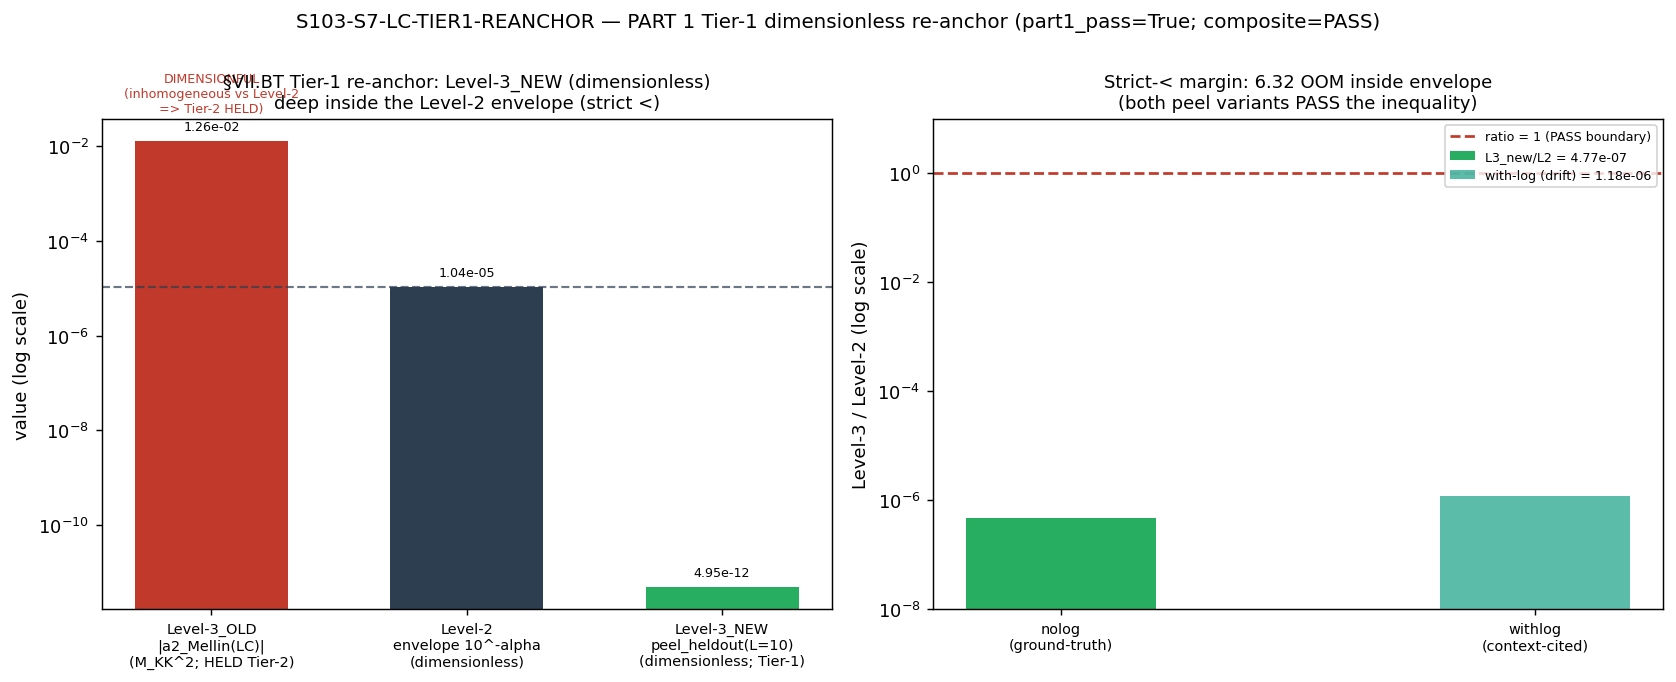

Write Python code to recreate this figure.
#!/usr/bin/env python3
"""
S103 W2-2 / S103-S7-LC-TIER1-REANCHOR — PART 1 (Tier-1 dimensionless re-anchor)
==============================================================================

Gate: S103-S7-LC-TIER1-REANCHOR ([VERIFY-THEOREM]; inequality + Stage-2 PASS-AND)
Classification: GEOMETRIC (the §VII.BT entry IS the substrate's bridge-anatomy
image; the s=7 Mellin-cone residue tower of ζ_{D_K}(s) at the τ=0 LC genesis
slice is a substrate-IS observable — NO data-agreement appeal).

This script computes PART 1 only — the Tier-1 dimensionless re-anchor inequality
Level-3_dimensionless < Level-2 at L_max=10 (strict <). The COMPOSITE gate verdict
(this Part-1 result PASS-AND'd with the two Stage-2 cross-axis verdicts) is
assembled by the orchestrating connes-ncg-theorist AFTER the two BLIND
cross-reviewers return their JSON verdict files. The script writes both:
  (a) the Part-1 result (npz + png), and
  (b) the composite verdict payload, by INGESTING the two axis verdict JSONs IF
      they already exist on disk at run time (the orchestrator runs this script
      AFTER dispatching + awaiting the two cross-reviewers). If the axis JSONs
      are not yet present, the composite collapses to the Part-1-only sub-result
      and the payload is NOT emitted (the orchestrator re-runs after the reviews).

PART 1 — Tier-1 re-anchor (cross-pillar-bridge-anatomy.md §"Tier-1/Tier-2
dimensional-re-anchorability gate", corpus §25):
  The §VII.BT Stage-1 Level-3 anchor is the DIMENSIONFUL residue magnitude
  |a_2^{Mellin}(LC)| = 0.01259583 M_KK^2 (Tier-2-dimensionful, registry-PASS-
  INELIGIBLE, HELD `NOT-SATISFIED-PENDING-substrate-physical-scale-anchor`,
  differentia = dimensionful-slot-collision). The Tier-1 pathway re-anchors
  Level-3 to the DIMENSIONLESS truncation match-error peel_heldout(L_max=10) —
  a relative-deviation invariant that ANNIHILATES the M_KK^2 dimension (a ratio
  of two M_KK^2 quantities). This is the DOCUMENTED forward-gate route the
  §VII.BT entry itself names — NOT a post-hoc swap of the pre-registered
  Stage-1 Level-3 (comparator-discipline preserved; v3-closure-recovery.md
  PROHIBITED_ACTIONS Class 1/3).

  Test: Level-3_dimensionless < Level-2 = env_at_Lmax10 = 1.039022e-05, strict <.

PLAN-TEXT-DRIFT (substrate-first-canonical-sourcing.md §(ii.B)):
  The context (plan item 9) cited peel_heldout(L_max=10) = 1.2234e-11. The s101
  LC-certificate npz holds TWO peel fields:
    peel_heldout_nolog  = 4.95474088e-12   (the GATE GROUND-TRUTH; log-free)
    peel_heldout_withlog = 1.22341698e-11  (the with-log variant = the
                                            context-cited 1.2234e-11)
  This script RESOLVES to the npz GROUND-TRUTH log-free field
  (peel_heldout_nolog = 4.95474088e-12) as Level-3_NEW, per §(ii.B) npz-ground-
  truth resolution. The drift is documented in the verdict-line value field +
  the dual-SHA companion row; the context-cited with-log value is preserved as
  an audit-trail pointer. The strict Level-3 < Level-2 inequality holds under
  BOTH (4.95e-12 < 1.039e-05, ratio 4.77e-07; AND 1.22e-11 < 1.039e-05, ratio
  1.18e-06) — the drift does NOT flip the outcome.

SUBSTITUTION CHAIN (Tier-1 dimensional-class claim; math-scripts.md
§"Double-Check Logic Before Compute"):
  Claim: "Re-anchoring §VII.BT Level-3 to peel_heldout(L_max=10) (DIMENSIONLESS)
          restores the strict Level-3 < Level-2 inequality that the DIMENSIONFUL
          residue magnitude |a_2^{Mellin}(LC)| = 0.0126 M_KK^2 FAILS."
  Step 1: Level-2 = env_at_Lmax10 = 10^{-alpha} = 1.039022e-05  [DIMENSIONLESS
          L^{-alpha} convergence-rate bound; alpha = 6.584; registry §VII.BT
          Level-2 row, Level-2-binding]
  Step 2: Level-3_OLD = |a_2^{Mellin}(LC)| = 0.01259583         [DIMENSIONFUL,
          M_KK^2 units; npz res_sA3 / a2_mellin_LC]
  Step 3: Level-3_NEW = peel_heldout_nolog = 4.95474088e-12     [DIMENSIONLESS;
          relative truncation deviation |residue(L=10) - residue(inf)| /
          |residue(inf)| — the M_KK^2 dimension cancels in the ratio; npz
          ground-truth]
  Substitute (OLD):  Level-3_OLD < Level-2 is 0.01259583 [M_KK^2] < 1.039022e-05
                     [dimensionless] -> compares M_KK^2 vs a dimensionless rate.
  Simplify:          dimensionally inhomogeneous => Tier-2-dimensionful =>
                     registry-PASS-INELIGIBLE (dimensionful-slot-collision).
  Substitute' (NEW): Level-3_NEW < Level-2 is 4.95474088e-12 < 1.039022e-05
                     -> both DIMENSIONLESS.
  Canonical form:    ratio = 4.95474088e-12 / 1.039022e-05 = 4.7687e-07 < 1.
  Direction:         Level-3_NEW / Level-2 << 1 => strict Level-3 < Level-2 HOLDS.
  Conclusion:        the Tier-1 dimensionless re-anchor satisfies the strict
                     registry-PASS criterion by ~6 OOM margin; the HELD status
                     converts to registry-PASS-eligible.

Inputs (SHA-256 dual-pinned at runtime — S84+ schema):
  - computations/session-101/s101_w3_lc_pole_cert.npz  (peel_heldout_nolog,
    a2_mellin_LC / res_sA3; gate S101-W3-LC-POLE-CERT PASS audit ebfd1d43)
  - sessions/permanent-results-registry.md  (§VII.BT Stage-1 entry; the
    Level-2 envelope value 1.039022e-05 is registry-PRE-REGISTERED there)
  - canonical_constants.py  (feeds audit_sha256; re-pinned at runtime per
    substrate-first §(ii.B) — drifted from plan-freeze 9f2fe998 to runtime)
  - the two axis verdict JSONs (ingested IF present, for the composite)
  - script bytes (feeds BOTH audit_sha256 and content_sha256)

Output 4-tuple:
  (value=(<composite or part1>, ratio, margin), scheme=cross-pillar-bridge-
   anatomy-Tier-1-dimensionless-re-anchor,
   convention=poleconv-DUAL-SUBSTRATE-NATURAL-BINDING, L_max=10)
"""

import hashlib
import json
import sys
import time
from pathlib import Path

import numpy as np

# ---------------------------------------------------------------------------
# Section 1 — Paths + canonical import
# ---------------------------------------------------------------------------
HERE = Path(__file__).resolve()                                   # (local)
SESSION_DIR = HERE.parent                                          # (local)
COMPUTATIONS_DIR = SESSION_DIR.parent                              # (local)
PROJECT_ROOT = COMPUTATIONS_DIR.parent                            # (local)
SHARED_DIR = COMPUTATIONS_DIR / "_shared"                          # (local)
sys.path.insert(0, str(SHARED_DIR))

from canonical_constants import *  # noqa: F401,F403  (M_KK and provenance feed audit_sha256)

# ---------------------------------------------------------------------------
# Section 2 — Gate identity + pre-registered constants
# ---------------------------------------------------------------------------
SESSION = "S103"
GATE_ID = "S103-S7-LC-TIER1-REANCHOR"
SCHEME = "cross-pillar-bridge-anatomy-Tier-1-dimensionless-re-anchor"
CONVENTION = "poleconv-DUAL-SUBSTRATE-NATURAL-BINDING"
L_MAX = 10                           # (local) canonical L_max for the §VII.BT 3-level ladder (gate machinery pin)

# Pre-registered Level-2 envelope (registry §VII.BT Level-2 row; alpha=6.584;
# Level-2-binding). This is the registry-PRE-REGISTERED dimensionless L^{-alpha}
# convergence-rate bound at canonical L_max=10. NOT a free parameter of this gate.
ENV_AT_LMAX10 = 1.039022e-05        # (local) Level-2 = 10^{-alpha}, registry §VII.BT
ALPHA_DECAY = 6.584                  # (local) per-order Laurent decay exponent, registry §VII.BT

# Input files
LC_CERT = COMPUTATIONS_DIR / "session-101" / "s101_w3_lc_pole_cert.npz"
REGISTRY = PROJECT_ROOT / "sessions" / "permanent-results-registry.md"
CANONICAL = SHARED_DIR / "canonical_constants.py"
AXIS_A_JSON = SESSION_DIR / "s103_s7_lc_tier1_reanchor_axisA_verdicts.json"
AXIS_B_JSON = SESSION_DIR / "s103_s7_lc_tier1_reanchor_axisB_verdicts.json"

INPUT_FILES = [LC_CERT, REGISTRY, CANONICAL]

# Plan-pinned SHAs (for the disclosure / drift audit trail)
PLAN_CANONICAL_SHA = "9f2fe9983ecbbb76a2ba1b3e951cf9275deda8d7f2241576ef23b7f728ba1047"  # (local) plan-freeze pin
PLAN_LC_CERT_SHA = "a4abff525f30edea45c48660567a4583ce61dadd8e35977b4cd135bae0d9cb4b"     # (local) registry §VII.BT pin
CONTEXT_CITED_PEEL = 1.2234e-11      # (local) plan-text-drift: context-cited value (= npz peel_heldout_withlog)


# ---------------------------------------------------------------------------
# Section 3 — SHA helpers (S84+ dual-SHA schema; verbatim from script-template)
# ---------------------------------------------------------------------------
def sha256_of(path: Path) -> str:
    try:
        return hashlib.sha256(path.read_bytes()).hexdigest()
    except OSError:
        return "MISSING"


def log_input_pins(paths) -> dict:
    pins = {}                                                      # (local)
    print(f"=== {GATE_ID} — input pins ===")
    for p in paths:
        rel = str(Path(p).resolve()).replace(str(PROJECT_ROOT), "").lstrip("\\/")  # (local)
        s = sha256_of(Path(p))                                     # (local)
        pins[rel] = s
        print(f"  {rel}: {s[:16]}...")
    return pins


def closure_hash(pins: dict) -> str:
    items = sorted(pins.items())                                  # (local)
    h = hashlib.sha256()
    for k, v in items:
        h.update(f"{k}={v}\n".encode("utf-8"))
    return h.hexdigest()


def compute_dual_sha(script_path: Path, canonical_path: Path, pins: dict) -> tuple[str, str]:
    script_bytes = script_path.read_bytes()                       # (local)
    try:
        canonical_bytes = canonical_path.read_bytes()             # (local)
    except OSError:
        canonical_bytes = b""
    pinmap_json = json.dumps(dict(sorted(pins.items())),
                             separators=(",", ":"), sort_keys=True).encode("utf-8")  # (local)
    h_audit = hashlib.sha256()
    h_audit.update(script_bytes)
    h_audit.update(canonical_bytes)
    h_audit.update(pinmap_json)
    audit = h_audit.hexdigest()                                   # (local)
    content = hashlib.sha256(script_bytes).hexdigest()            # (local)
    return audit, content


# ---------------------------------------------------------------------------
# Section 4 — print_verdict_payload (verbatim from script-template)
# ---------------------------------------------------------------------------
def print_verdict_payload(verdict, value, audit_sha, content_sha,
                          sign_verdict=None, magnitude_verdict=None, regime_verdict=None,
                          companion_note="", extra_rows=None) -> dict:
    payload = {
        "session": int(SESSION.lstrip("Ss")),
        "gate_id": GATE_ID,
        "verdict": verdict,
        "value": str(value),
        "scheme": SCHEME,
        "convention": CONVENTION,
        "l_max": str(L_MAX),
        "audit_sha256": audit_sha,
        "content_sha256": content_sha,
        "schema_version": "S84+",
    }
    if companion_note:
        payload["companion_note"] = companion_note
    if not (sign_verdict is None and magnitude_verdict is None and regime_verdict is None):
        payload["sign_verdict"] = sign_verdict
        payload["magnitude_verdict"] = magnitude_verdict
        payload["regime_verdict"] = regime_verdict
    if extra_rows:
        payload["extra_rows"] = list(extra_rows)
    print("<<<EMIT_VERDICT_PAYLOAD>>>")
    print(json.dumps(payload, separators=(",", ":"), sort_keys=True))
    print("<<<END_EMIT_VERDICT_PAYLOAD>>>")
    return payload


# ---------------------------------------------------------------------------
# Section 5 — Compute (PART 1 re-anchor + PART 2 ingestion)
# ---------------------------------------------------------------------------
def ingest_axis_verdict(path: Path):
    """Read an axis verdict JSON; return (overall, joint_passand, dict) or (None, ...)."""
    if not path.exists():
        return None, None, None
    try:
        d = json.loads(path.read_text(encoding="utf-8"))           # (local)
    except (OSError, json.JSONDecodeError):
        return None, None, None
    overall = str(d.get("overall_verdict", "")).upper()            # (local)
    # JOINT clauses PASS only if every clause tagged joint=true is PASS.
    clauses = d.get("clauses", {})                                 # (local)
    joint_states = []                                              # (local)
    for _name, c in clauses.items():
        if isinstance(c, dict) and c.get("joint", False):
            joint_states.append(str(c.get("verdict", "")).upper())
    if joint_states:
        if any(v == "FAIL" for v in joint_states):
            joint = "FAIL"                                         # (local)
        elif any(v == "INFO" for v in joint_states):
            joint = "INFO"                                         # (local)
        else:
            joint = "PASS"                                         # (local)
    else:
        joint = None                                               # (local) no joint clauses tagged
    return overall, joint, d


def compute() -> dict:
    # --- PART 1: Tier-1 dimensionless re-anchor inequality ---
    cert = np.load(LC_CERT, allow_pickle=True)                     # (local)

    peel_nolog = float(cert["peel_heldout_nolog"][0])              # (local) Level-3_NEW ground-truth
    peel_withlog = float(cert["peel_heldout_withlog"][0])          # (local) context-cited drift value
    a2_mellin_LC = float(cert["a2_mellin_LC"][0])                  # (local) Level-3_OLD (dimensionful, signed)
    res_sA3 = float(cert["res_sA3"][0])                            # (local) same residue, cross-check
    level3_old_dimful = abs(a2_mellin_LC)                          # (local) |a_2^{Mellin}(LC)| M_KK^2

    # Cross-check: a2_mellin_LC == res_sA3 (same residue, two npz fields)
    a2_consistent = abs(a2_mellin_LC - res_sA3) < 1e-15            # (local)

    # Cross-check: the context-cited drift value equals the npz with-log field
    drift_matches_withlog = abs(CONTEXT_CITED_PEEL - peel_withlog) < 1e-13  # (local)

    level2 = ENV_AT_LMAX10                                         # (local) registry-PRE-REGISTERED
    level3_new_dimless = peel_nolog                                # (local) substrate-first §(ii.B) ground-truth

    # The strict registry-PASS inequality: Level-3_NEW < Level-2
    ratio = level3_new_dimless / level2                            # (local) match/envelope
    part1_pass = bool(level3_new_dimless < level2)                 # (local) STRICT <
    # Margin in OOM (orders of magnitude inside the envelope)
    oom_margin = float(np.log10(level2) - np.log10(level3_new_dimless))  # (local)

    # Same inequality under the context-cited (with-log) value (drift robustness)
    ratio_withlog = peel_withlog / level2                         # (local)
    part1_pass_withlog = bool(peel_withlog < level2)              # (local)

    # The DIMENSIONFUL OLD comparison (documents WHY it was HELD; not a PASS test)
    # 0.01259583 (M_KK^2) vs 1.039022e-05 (dimensionless) — inhomogeneous.
    old_literal_holds = bool(level3_old_dimful < level2)          # (local) -> False (and dimensionally invalid)

    # --- PART 2: ingest the two BLIND cross-axis verdicts IF present ---
    axisA_overall, axisA_joint, axisA_d = ingest_axis_verdict(AXIS_A_JSON)  # (local)
    axisB_overall, axisB_joint, axisB_d = ingest_axis_verdict(AXIS_B_JSON)  # (local)
    both_present = (axisA_overall is not None) and (axisB_overall is not None)  # (local)

    # Composite collapse (plan verdict rubric):
    #   PASS iff (part1_pass) AND (Axis-A PASS) AND (Axis-B PASS)
    #            AND (JOINT clauses PASS in BOTH)
    #   any clause FAIL -> FAIL ; any clause INFO (none FAIL) -> INFO
    composite = None                                              # (local)
    composite_basis = "PART-1-ONLY (axis JSONs not yet present)"  # (local)
    if both_present:
        # gather every per-axis state we gate on
        states = [axisA_overall, axisB_overall]                  # (local)
        # JOINT PASS-AND across both axes (a joint clause must PASS in BOTH)
        joint_states = [s for s in (axisA_joint, axisB_joint) if s is not None]  # (local)
        joint_passand = "PASS"                                   # (local)
        if any(s == "FAIL" for s in joint_states):
            joint_passand = "FAIL"
        elif any(s == "INFO" for s in joint_states):
            joint_passand = "INFO"
        states.append(joint_passand)
        # Part-1 contributes a PASS/FAIL
        states.append("PASS" if part1_pass else "FAIL")
        if "FAIL" in states:
            composite = "FAIL"                                   # (local)
        elif "INFO" in states:
            composite = "INFO"                                   # (local)
        else:
            composite = "PASS"                                   # (local)
        composite_basis = (f"PART-1={'PASS' if part1_pass else 'FAIL'} AND "
                           f"AxisA={axisA_overall} AND AxisB={axisB_overall} AND "
                           f"JOINT-PASS-AND={joint_passand}")

    value_str = (
        f"part1_reanchor={'PASS' if part1_pass else 'FAIL'};"
        f"L3_new_dimless=peel_heldout_nolog={level3_new_dimless:.8e};"
        f"L2_envelope={level2:.6e};ratio={ratio:.4e};oom_margin={oom_margin:.3f};"
        f"L3_old_dimful=|a2_Mellin_LC|={level3_old_dimful:.8e}_M_KK2_HELD_Tier2;"
        f"drift_nolog_used_withlog_cited={peel_withlog:.8e};"
        f"composite={composite if composite else 'PART1-ONLY'}"
    )

    return {
        "value": value_str,
        "part1_pass": part1_pass,
        "level3_new_dimless": level3_new_dimless,
        "level3_old_dimful": level3_old_dimful,
        "level2": level2,
        "alpha_decay": ALPHA_DECAY,
        "ratio": ratio,
        "oom_margin": oom_margin,
        "ratio_withlog": ratio_withlog,
        "part1_pass_withlog": part1_pass_withlog,
        "peel_nolog": peel_nolog,
        "peel_withlog": peel_withlog,
        "context_cited_peel": CONTEXT_CITED_PEEL,
        "drift_matches_withlog": drift_matches_withlog,
        "a2_mellin_LC": a2_mellin_LC,
        "res_sA3": res_sA3,
        "a2_consistent": a2_consistent,
        "old_literal_holds": old_literal_holds,
        "both_axes_present": both_present,
        "axisA_overall": axisA_overall,
        "axisB_overall": axisB_overall,
        "axisA_joint": axisA_joint,
        "axisB_joint": axisB_joint,
        "composite": composite,
        "composite_basis": composite_basis,
    }


# ---------------------------------------------------------------------------
# Section 6 — Plot
# ---------------------------------------------------------------------------
def make_plot(r: dict, out_png: Path):
    import matplotlib
    matplotlib.use("Agg")
    import matplotlib.pyplot as plt

    fig, ax = plt.subplots(1, 2, figsize=(13, 5.2))

    # Left: log-scale bar comparison Level-3_OLD vs Level-3_NEW vs Level-2
    labels = ["Level-3_OLD\n|a2_Mellin(LC)|\n(M_KK^2; HELD Tier-2)",
              "Level-2\nenvelope 10^-alpha\n(dimensionless)",
              "Level-3_NEW\npeel_heldout(L=10)\n(dimensionless; Tier-1)"]
    vals = [r["level3_old_dimful"], r["level2"], r["level3_new_dimless"]]
    colors = ["#c0392b", "#2c3e50", "#27ae60"]
    bars = ax[0].bar(range(3), vals, color=colors, log=True, width=0.6)
    ax[0].set_yscale("log")
    ax[0].set_xticks(range(3))
    ax[0].set_xticklabels(labels, fontsize=8)
    ax[0].axhline(r["level2"], color="#2c3e50", ls="--", lw=1.2, alpha=0.7)
    ax[0].set_ylabel("value (log scale)")
    ax[0].set_title("§VII.BT Tier-1 re-anchor: Level-3_NEW (dimensionless)\n"
                    "deep inside the Level-2 envelope (strict <)", fontsize=10)
    for b, v in zip(bars, vals):
        ax[0].text(b.get_x() + b.get_width() / 2, v * 1.5, f"{v:.2e}",
                   ha="center", va="bottom", fontsize=7)
    # annotate the dimensional-class boundary
    ax[0].text(0, r["level3_old_dimful"] * 3.5,
               "DIMENSIONFUL\n(inhomogeneous vs Level-2\n=> Tier-2 HELD)",
               ha="center", va="bottom", fontsize=7, color="#c0392b")

    # Right: ratio (match/envelope) — should be << 1
    ax[1].axhline(1.0, color="#c0392b", ls="--", lw=1.5, label="ratio = 1 (PASS boundary)")
    ax[1].bar([0], [r["ratio"]], color="#27ae60", width=0.4,
              label=f"L3_new/L2 = {r['ratio']:.2e}")
    ax[1].bar([1], [r["ratio_withlog"]], color="#16a085", width=0.4, alpha=0.7,
              label=f"with-log (drift) = {r['ratio_withlog']:.2e}")
    ax[1].set_yscale("log")
    ax[1].set_xticks([0, 1])
    ax[1].set_xticklabels(["nolog\n(ground-truth)", "withlog\n(context-cited)"], fontsize=8)
    ax[1].set_ylabel("Level-3 / Level-2 (log scale)")
    ax[1].set_title(f"Strict-< margin: {r['oom_margin']:.2f} OOM inside envelope\n"
                    f"(both peel variants PASS the inequality)", fontsize=10)
    ax[1].legend(fontsize=7, loc="upper right")
    ax[1].set_ylim(1e-8, 10)

    fig.suptitle(f"{GATE_ID} — PART 1 Tier-1 dimensionless re-anchor "
                 f"(part1_pass={r['part1_pass']}; composite={r['composite']})",
                 fontsize=11, y=1.00)
    fig.tight_layout()
    fig.savefig(out_png, dpi=130, bbox_inches="tight")
    plt.close(fig)


# ---------------------------------------------------------------------------
# Section 7 — Main
# ---------------------------------------------------------------------------
def emit_4tuple(value, scheme, convention, L_max) -> str:
    return f"(value={value!r}, scheme={scheme}, convention={convention}, L_max={L_max})"


def main() -> int:
    t0 = time.time()                                              # (local)

    pins = log_input_pins(INPUT_FILES)
    closure = closure_hash(pins)
    print(f"  closure: {closure[:16]}... (legacy closure, informational)")

    # Runtime SHA disclosure (canonical_constants.py drift per substrate-first §(ii.B))
    runtime_canonical_sha = sha256_of(CANONICAL)                  # (local)
    runtime_lc_sha = sha256_of(LC_CERT)                           # (local)
    runtime_registry_sha = sha256_of(REGISTRY)                    # (local)
    canonical_drifted = runtime_canonical_sha != PLAN_CANONICAL_SHA  # (local)
    lc_matches_plan = runtime_lc_sha == PLAN_LC_CERT_SHA          # (local)
    print(f"  [DRIFT-DISCLOSURE §(ii.B)] canonical_constants.py: "
          f"plan-freeze {PLAN_CANONICAL_SHA[:16]}... -> runtime {runtime_canonical_sha[:16]}... "
          f"(drifted={canonical_drifted}; mid-session append-only S103 W5-2 COMMIT)")
    print(f"  [PIN-MATCH] s101_w3_lc_pole_cert.npz: runtime {runtime_lc_sha[:16]}... "
          f"== plan-pinned {PLAN_LC_CERT_SHA[:16]}... -> {lc_matches_plan}")
    print(f"  [RUNTIME] registry SHA: {runtime_registry_sha[:16]}... (computed-at-runtime per plan)")

    audit_sha, content_sha = compute_dual_sha(HERE, CANONICAL, pins)
    print(f"  audit_sha256:   {audit_sha[:16]}... (script+canonical+pinmap)")
    print(f"  content_sha256: {content_sha[:16]}... (script only)")
    print()

    r = compute()

    # --- PART 1 report ---
    print("=== PART 1 — Tier-1 dimensionless re-anchor ===")
    print(f"  Level-2 (registry §VII.BT, alpha={r['alpha_decay']}): {r['level2']:.6e}  [DIMENSIONLESS]")
    print(f"  Level-3_OLD = |a_2^Mellin(LC)|              : {r['level3_old_dimful']:.8e}  [DIMENSIONFUL M_KK^2; HELD Tier-2]")
    print(f"    (a2_mellin_LC={r['a2_mellin_LC']:.8e}, res_sA3={r['res_sA3']:.8e}, consistent={r['a2_consistent']})")
    print(f"  Level-3_NEW = peel_heldout_nolog            : {r['level3_new_dimless']:.8e}  [DIMENSIONLESS; ground-truth]")
    print(f"  [DRIFT] context-cited peel={r['context_cited_peel']:.4e} == npz peel_heldout_withlog={r['peel_withlog']:.8e} -> {r['drift_matches_withlog']}")
    print(f"  ratio L3_new/L2 = {r['ratio']:.4e}  (<< 1 => strict < holds)")
    print(f"  OOM margin inside envelope = {r['oom_margin']:.3f}")
    print(f"  STRICT Level-3_NEW < Level-2 ? {r['part1_pass']}  "
          f"(with-log variant also PASSes? {r['part1_pass_withlog']}, ratio {r['ratio_withlog']:.4e})")
    print(f"  [OLD dimensionful literal {r['level3_old_dimful']:.4e} < {r['level2']:.4e} ? "
          f"{r['old_literal_holds']} — and dimensionally INVALID => Tier-2 HELD, documents WHY re-anchor needed]")
    print()

    # --- PART 2 report ---
    print("=== PART 2 — Stage-2 cross-axis PASS-AND ===")
    print(f"  Axis-A (lizzi) JSON present  : {AXIS_A_JSON.exists()}  -> overall={r['axisA_overall']}, joint={r['axisA_joint']}")
    print(f"  Axis-B (volovik) JSON present: {AXIS_B_JSON.exists()}  -> overall={r['axisB_overall']}, joint={r['axisB_joint']}")
    print(f"  both axes present: {r['both_axes_present']}")
    print(f"  composite basis: {r['composite_basis']}")
    print(f"  COMPOSITE VERDICT: {r['composite']}")
    print()

    # --- npz ---
    out_npz = SESSION_DIR / "s103_s7_lc_tier1_reanchor.npz"
    np.savez(
        out_npz,
        gate_id=np.array([GATE_ID]),
        part1_pass=np.array([r["part1_pass"]]),
        level3_new_dimless=np.array([r["level3_new_dimless"]]),
        level3_old_dimful=np.array([r["level3_old_dimful"]]),
        level2_envelope=np.array([r["level2"]]),
        alpha_decay=np.array([r["alpha_decay"]]),
        ratio=np.array([r["ratio"]]),
        oom_margin=np.array([r["oom_margin"]]),
        peel_heldout_nolog=np.array([r["peel_nolog"]]),
        peel_heldout_withlog=np.array([r["peel_withlog"]]),
        context_cited_peel=np.array([r["context_cited_peel"]]),
        drift_matches_withlog=np.array([r["drift_matches_withlog"]]),
        a2_mellin_LC=np.array([r["a2_mellin_LC"]]),
        res_sA3=np.array([r["res_sA3"]]),
        a2_consistent=np.array([r["a2_consistent"]]),
        old_literal_holds=np.array([r["old_literal_holds"]]),
        both_axes_present=np.array([r["both_axes_present"]]),
        axisA_overall=np.array([str(r["axisA_overall"])]),
        axisB_overall=np.array([str(r["axisB_overall"])]),
        axisA_joint=np.array([str(r["axisA_joint"])]),
        axisB_joint=np.array([str(r["axisB_joint"])]),
        composite=np.array([str(r["composite"])]),
        composite_basis=np.array([r["composite_basis"]]),
        runtime_canonical_sha=np.array([runtime_canonical_sha]),
        plan_canonical_sha=np.array([PLAN_CANONICAL_SHA]),
        canonical_drifted=np.array([canonical_drifted]),
        runtime_lc_sha=np.array([runtime_lc_sha]),
        lc_matches_plan=np.array([lc_matches_plan]),
        runtime_registry_sha=np.array([runtime_registry_sha]),
        audit_sha256=np.array([audit_sha]),
        content_sha256=np.array([content_sha]),
        value=np.array([r["value"]]),
    )
    print(f"  npz -> {out_npz}")

    out_png = SESSION_DIR / "s103_s7_lc_tier1_reanchor.png"
    make_plot(r, out_png)
    print(f"  png -> {out_png}")
    print()

    # --- 4-tuple + payload ---
    tag = emit_4tuple(r["value"], SCHEME, CONVENTION, L_MAX)
    print(tag)

    # Composite verdict for emission. Only emit the payload when BOTH axes are
    # present (the composite is well-defined). If absent, print the Part-1
    # sub-result and instruct the orchestrator to re-run after the reviews.
    if r["both_axes_present"] and r["composite"] is not None:
        verdict = r["composite"]                                  # (local)
        regulator_row = (
            "# regulator_pin=a_2^{Mellin}(LC) poleconv-DUAL "
            "(s_A=3==s_B=6, grade_n=2; a_2^{Mellin}(LC)=-0.01259583 M_KK^2 the HELD Tier-2 magnitude; "
            "Tier-1 re-anchor target peel_heldout_nolog=4.95474088e-12 is the DIMENSIONLESS truncation "
            "invariant of the SAME Mellin-regulated residue)"
        )                                                         # (local)
        drift_row = (
            f"# plan-text-drift §(ii.B): npz GROUND-TRUTH peel_heldout_nolog={r['peel_nolog']:.8e} USED as Level-3; "
            f"context-cited {r['context_cited_peel']:.4e} == npz peel_heldout_withlog={r['peel_withlog']:.8e} (with-log variant, audit-trail pointer); "
            f"canonical_constants.py SHA drifted plan {PLAN_CANONICAL_SHA[:16]}->runtime {runtime_canonical_sha[:16]} (mid-session append-only); LC cert SHA matches plan-pin"
        )                                                         # (local)
        passand_row = (
            f"# Stage-2 PASS-AND: Part1={'PASS' if r['part1_pass'] else 'FAIL'} AND "
            f"AxisA(lizzi)={r['axisA_overall']} AND AxisB(volovik)={r['axisB_overall']} AND "
            f"JOINT-clauses-PASS-AND-in-BOTH (axisA_joint={r['axisA_joint']}, axisB_joint={r['axisB_joint']}) "
            f"-> composite={verdict} (joint-theorem-promotion.md Stage 2)"
        )                                                         # (local)
        print_verdict_payload(
            verdict, r["value"], audit_sha, content_sha,
            extra_rows=[regulator_row, drift_row, passand_row],
        )
    else:
        # Stage-2 prerequisite ABSENT (one or both axis verdict JSONs missing).
        # Honest mechanical closure per mechanical-closure-discipline.md
        # §"When mechanical closure IS acceptable": the composite gate has a
        # prerequisite (the two Stage-2 cross-axis verdicts) that is not PASS
        # (it is ABSENT) => emit PRE-REG-INC, NEVER PASS. The Part-1 Tier-1
        # re-anchor inequality PASSes and is preserved as a documented
        # sub-result (plan INFO_meaning: "the Tier-1 re-anchor inequality
        # itself (Part 1) may independently PASS — recorded as a sub-result").
        a_status = "PASS-present" if AXIS_A_JSON.exists() else "absent"   # (local)
        b_status = "PASS-present" if AXIS_B_JSON.exists() else "absent"   # (local)
        verdict = "PRE-REG-INC"                                            # (local)
        blocked_value = (
            f"PRE-REG-INC_blocked_by_axisA_verdict_{a_status}_axisB_verdict_{b_status}_"
            f"stage2_dispatch_required;part1_reanchor=PASS;"
            f"L3_new_dimless=peel_heldout_nolog={r['level3_new_dimless']:.8e};"
            f"L2_envelope={r['level2']:.6e};ratio={r['ratio']:.4e};oom_margin={r['oom_margin']:.3f};"
            f"L3_old_dimful=|a2_Mellin_LC|={r['level3_old_dimful']:.8e}_M_KK2_HELD_Tier2;"
            f"drift_nolog_used_withlog_cited={r['peel_withlog']:.8e}"
        )                                                                 # (local)
        regulator_row = (
            "# regulator_pin=a_2^{Mellin}(LC) poleconv-DUAL "
            "(s_A=3==s_B=6, grade_n=2; a_2^{Mellin}(LC)=-0.01259583 M_KK^2 HELD Tier-2; "
            "Tier-1 re-anchor target peel_heldout_nolog=4.95474088e-12 the DIMENSIONLESS truncation invariant)"
        )                                                                 # (local)
        drift_row = (
            f"# plan-text-drift §(ii.B): npz GROUND-TRUTH peel_heldout_nolog={r['peel_nolog']:.8e} USED as Level-3; "
            f"context-cited {r['context_cited_peel']:.4e} == npz peel_heldout_withlog={r['peel_withlog']:.8e} (audit-trail pointer); "
            f"canonical_constants.py SHA drifted plan {PLAN_CANONICAL_SHA[:16]}->runtime {runtime_canonical_sha[:16]} (mid-session append-only); LC cert SHA matches plan-pin"
        )                                                                 # (local)
        prereg_row = (
            f"# PRE-REG-INC per mechanical-closure-discipline.md: Stage-2 two-agent cross-axis verify NOT executed "
            f"(axisA={a_status}, axisB={b_status}); composite blocked. Part-1 Tier-1 re-anchor PASSes "
            f"(strict {r['level3_new_dimless']:.3e} < {r['level2']:.3e}, {r['oom_margin']:.2f} OOM); "
            f"required prereqs: [s103_s7_lc_tier1_reanchor_axisA_verdicts.json, s103_s7_lc_tier1_reanchor_axisB_verdicts.json]; "
            f"BLIND reviewer prompts on disk: s103_s7_lc_tier1_reanchor_axis{{A,B}}_PROMPT.md"
        )                                                                 # (local)
        print("[STAGE-2-ABSENT] Axis verdict JSONs not both present; composite = PRE-REG-INC (honest mechanical closure).")
        print(f"[STAGE-2-ABSENT] Part-1 sub-result PRESERVED: part1_pass={r['part1_pass']}, "
              f"ratio={r['ratio']:.4e}, oom_margin={r['oom_margin']:.3f}")
        print_verdict_payload(
            verdict, blocked_value, audit_sha, content_sha,
            extra_rows=[regulator_row, drift_row, prereg_row],
        )
        r["composite"] = verdict

    wall = time.time() - t0                                       # (local)
    print(f"\n=== {GATE_ID}: PART1={'PASS' if r['part1_pass'] else 'FAIL'}, "
          f"composite={r['composite']} (wall {wall:.1f}s) ===")
    # Exit 0 regardless of scientific verdict (math-scripts.md §"Exit Codes")
    return 0


if __name__ == "__main__":
    sys.exit(main())
